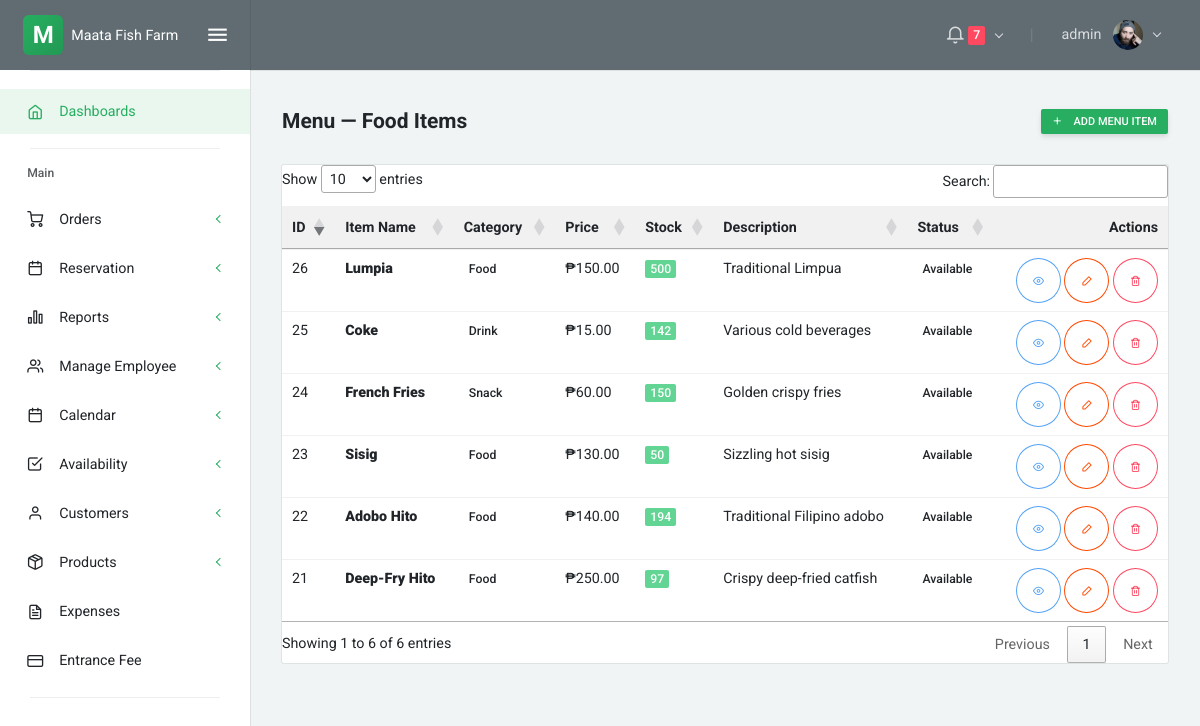
/products_menu.php (signed in), run on the app's committed database.
### tables this page shows
CREATE TABLE `users` (
  `id` int(11) NOT NULL,
  `username` varchar(50) NOT NULL,
  `email` varchar(100) NOT NULL,
  `password` varchar(255) NOT NULL,
  `full_name` varchar(100) DEFAULT NULL,
  `role` enum('admin','staff','manager') DEFAULT 'staff',
  `status` enum('active','inactive') DEFAULT 'active',
  `created_at` timestamp NOT NULL DEFAULT current_timestamp(),
  `updated_at` timestamp NOT NULL DEFAULT current_timestamp() ON UPDATE current_timestamp()
);

CREATE TABLE `products` (
  `id` int(11) NOT NULL,
  `name` varchar(100) NOT NULL,
  `category` enum('fish','food','snack','drink') NOT NULL,
  `description` text DEFAULT NULL,
  `image` varchar(255) DEFAULT NULL,
  `price` decimal(10,2) NOT NULL,
  `unit` enum('kg','piece','order','pcs') DEFAULT 'kg',
  `stock_quantity` int(11) DEFAULT 0,
  `status` enum('available','unavailable') DEFAULT 'available',
  `created_at` timestamp NOT NULL DEFAULT current_timestamp(),
  `updated_at` timestamp NOT NULL DEFAULT current_timestamp() ON UPDATE current_timestamp()
);

### products_menu.php (the view, shortened to what this page needs)
<?php include 'partials/head.php'; ?>
<?php include 'partials/sidenav.php'; ?>
<?php include 'partials/navbar.php'; ?>
                <div class="layout-content">
                    <div class="container-fluid flex-grow-1 container-p-y">
                        <div class="row align-items-center mb-3">
                            <div class="col">
                                <h4 class="font-weight-bold py-3 mb-0">Menu — Food Items</h4>
                            </div>
                            <div class="col-auto">
                                <a href="products_add.php?category=food" class="btn btn-sm btn-primary">
                                    <i class="feather icon-plus mr-2"></i> Add Menu Item
                                </a>
                            </div>
                        </div>
                        <div class="card">
                            <div class="table-responsive">
                            <table id="menuTable" class="table table-sm mb-0">
                                <thead class="bg-light">
                                    <tr>
                                        <th>ID</th>
                                        <th>Item Name</th>
                                        <th>Category</th>
                                        <th>Price</th>
                                        <th>Stock</th>
                                        <th>Description</th>
                                        <th>Status</th>
                                        <th class="text-right">Actions</th>
                                    </tr>
                                </thead>
                                <tbody>
                                    <?php
                                    require __DIR__ . '/config/db.php';
                                    $menu = [];
                                    $stmt = $conn->prepare('SELECT id, name, category, description, price, unit, stock_quantity, status, image FROM products WHERE category IN ("food", "snack", "drink") ORDER BY category ASC, name ASC');
                                    if ($stmt) {
                                        $stmt->execute();
                                        $res = $stmt->get_result();
                                        while ($r = $res->fetch_assoc()) $menu[] = $r;
                                    }
                                    if (empty($menu)) {
                                        echo '<tr><td colspan="8" class="text-center text-muted py-4">No menu items found. <a href="products_add.php?category=food">Add one now</a></td></tr>';
                                    } else {
                                        foreach ($menu as $m):
                                    ?>
                                    <tr>
                                        <td><?php echo (int)$m['id']; ?></td>
                                        <td><strong><?php echo htmlspecialchars($m['name']); ?></strong></td>
                                        <td><span class="badge badge-light-primary"><?php echo htmlspecialchars(ucfirst($m['category'])); ?></span></td>
                                        <td>₱<?php echo number_format($m['price'], 2); ?></td>
                                        <td><span class="<?= ($m['stock_quantity'] <= 0) ? 'badge badge-danger' : 'badge badge-success'; ?>"><?php echo (int)$m['stock_quantity']; ?></span></td>
                                        <td><?php echo htmlspecialchars(substr($m['description'] ?? '', 0, 40)); ?></td>
                                        <td><span class="badge badge-light-<?php echo ($m['status'] === 'available') ? 'success' : 'danger'; ?>"><?php echo htmlspecialchars(ucfirst($m['status'])); ?></span></td>
                                        <td class="text-right">
                                            <button class="btn btn-sm btn-icon btn-outline-info view-menu"
                                                data-id="<?php echo (int)$m['id']; ?>"
                                                data-name="<?php echo htmlspecialchars($m['name']); ?>"
                                                data-category="<?php echo htmlspecialchars($m['category']); ?>"
                                                data-price="<?php echo number_format($m['price'], 2, '.', ''); ?>"
                                                data-stock="<?php echo (int)$m['stock_quantity']; ?>"
                                                data-desc="<?php echo htmlspecialchars($m['description']); ?>"
                                                data-status="<?php echo htmlspecialchars($m['status']); ?>"
                                                data-image="<?php echo htmlspecialchars($m['image'] ?? ''); ?>"
                                                title="View"><i class="feather icon-eye"></i></button>
                                            <button class="btn btn-sm btn-icon btn-outline-primary edit-menu"
                                                data-id="<?php echo (int)$m['id']; ?>"
                                                data-name="<?php echo htmlspecialchars($m['name']); ?>"
                                                data-category="<?php echo htmlspecialchars($m['category']); ?>"
                                                data-price="<?php echo number_format($m['price'], 2, '.', ''); ?>"
                                                data-stock="<?php echo (int)$m['stock_quantity']; ?>"
                                                data-desc="<?php echo htmlspecialchars($m['description']); ?>"
                                                data-status="<?php echo htmlspecialchars($m['status']); ?>"
                                                title="Edit"><i class="feather icon-edit-2"></i></button>
                                            <button class="btn btn-sm btn-icon btn-outline-danger delete-menu" data-id="<?php echo (int)$m['id']; ?>" title="Delete"><i class="feather icon-trash-2"></i></button>
                                        </td>
                                    </tr>
                                    <?php
                                        endforeach;
                                    }
                                    ?>
                                </tbody>
                            </table>
                            </div>
                        </div>
                    </div>
                </div>
<?php include 'partials/footer.php'; ?>
<link rel="stylesheet" href="https://cdn.datatables.net/1.13.6/css/jquery.dataTables.min.css">

### partials/navbar.php (shortened to what this page needs)
<?php
require_once __DIR__ . '/../config/db.php';
$user_id = $_SESSION['user_id'] ?? null;
$nav_user = null;
if ($user_id) {
    $u_stmt = $conn->prepare('SELECT id, username, full_name FROM users WHERE id = ? LIMIT 1');
    if ($u_stmt) {
        $u_stmt->bind_param('i', $user_id);
        $u_stmt->execute();
        if (method_exists($u_stmt, 'get_result')) {
            $u_res = $u_stmt->get_result();
            $nav_user = $u_res->fetch_assoc();
        } else {
            $u_stmt->bind_result($nid, $nusername, $nfull_name);
            if ($u_stmt->fetch()) {
                $nav_user = ['id' => $nid, 'username' => $nusername, 'full_name' => $nfull_name];
            }
        }
    }
}
$pending_count = 0;
$status = 'pending';
$pc_stmt = $conn->prepare('SELECT COUNT(*) as cnt FROM reservations WHERE status = ?');
if ($pc_stmt) {
    $pc_stmt->bind_param('s', $status);
    $pc_stmt->execute();
    $pc_res = $pc_stmt->get_result();
    $pending_count = (int)($pc_res->fetch_assoc()['cnt'] ?? 0);
}
?>
<div class="layout-container">
    <nav class="layout-navbar navbar navbar-expand-lg align-items-lg-center bg-dark container-p-x" id="layout-navbar">
        <div class="navbar-collapse collapse" id="layout-navbar-collapse">
            <div class="navbar-nav align-items-lg-center ml-auto">
                <div class="demo-navbar-notifications nav-item dropdown mr-lg-3">
                    <a class="nav-link dropdown-toggle" href="javascript:void(0);" data-toggle="dropdown" aria-haspopup="true" aria-expanded="false" style="cursor: pointer; pointer-events: auto;">
                        <i class="feather icon-bell navbar-icon align-middle"></i>
                        <?php if ($pending_count > 0): ?>
                        <span class="badge badge-danger"><?php echo $pending_count; ?></span>
                        <?php endif; ?>
                    </a>
                </div>
                <div class="nav-item d-none d-lg-block text-big font-weight-light line-height-1 opacity-25 mr-3 ml-1">|</div>
                <div class="demo-navbar-user nav-item dropdown">
                    <a class="nav-link dropdown-toggle" href="javascript:void(0);" data-toggle="dropdown" aria-haspopup="true" aria-expanded="false" style="cursor: pointer; pointer-events: auto;">
                        <span class="d-inline-flex flex-lg-row-reverse align-items-center align-middle">
                            <img src="assets/img/avatars/1.png" alt class="d-block ui-w-30 rounded-circle">
                            <span class="px-1 mr-lg-2 ml-2 ml-lg-0"><?php echo htmlspecialchars(
                                ($user['full_name'] ?? $user['username'] ?? null) ?: ($nav_user['full_name'] ?? $nav_user['username'] ?? 'Admin')
                            ); ?></span>
                        </span>
                    </a>
                </div>
            </div>
        </div>
    </nav>

### assets/css/uikit.css (style rules this page uses)
.ui-w-30 { width: 30px !important; height: auto; }
.btn-icon { width: 45px; height: 45px; margin: 0; border-radius: 50%; padding: 0; display: -webkit-inline-box; display: -ms-inline-flexbox; display: inline-flex; -webkit-box-align: center; -ms-flex-align: center; align-items: center; -webkit-box-pack: center; -ms-flex-pack: center; justify-content: center; line-height: 1; }

### partials/head.php (style rules this page uses)
:root { --primary-color: #27ae60; --primary-dark: #229954; --primary-light: #52be80; }
.btn-primary { background-color: #27ae60 !important; border-color: #27ae60 !important; }
a { color: #27ae60; }
.layout-navbar { position: relative; z-index: 1030 !important; overflow: visible !important; }
.layout-navbar .navbar-nav { overflow: visible !important; }
.layout-navbar .dropdown { position: relative; overflow: visible !important; }
.navbar-collapse { overflow: visible !important; }

### data on the page
users: full_name "admin"
products: id "22", name "Adobo Hito", category "Food", price "140.00", stock_quantity "194", description "Traditional Filipino adobo", status "Available"
products: id "21", name "Deep-Fry Hito", category "Food", price "250.00", stock_quantity "97", description "Crispy deep-fried catfish", status "Available"
products: id "26", name "Lumpia", category "Food", price "150.00", stock_quantity "500", description "Traditional Limpua", status "Available"
products: id "23", name "Sisig", category "Food", price "130.00", stock_quantity "50", description "Sizzling hot sisig", status "Available"
products: id "24", name "French Fries", category "Snack", price "60.00", stock_quantity "150", description "Golden crispy fries", status "Available"
products: id "25", name "Coke", category "Drink", price "15.00", stock_quantity "142", description "Various cold beverages", status "Available"

### other printed values
$pending_count "7"
